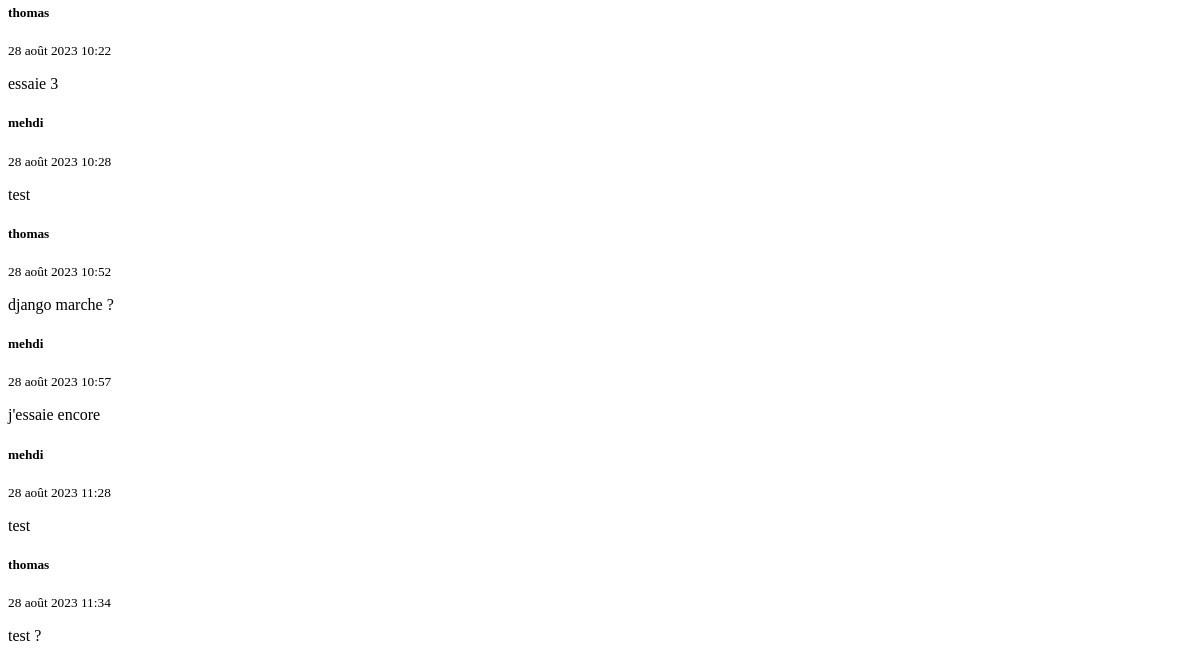
The page /getNewMessages (lower part) on the database as committed earlier.
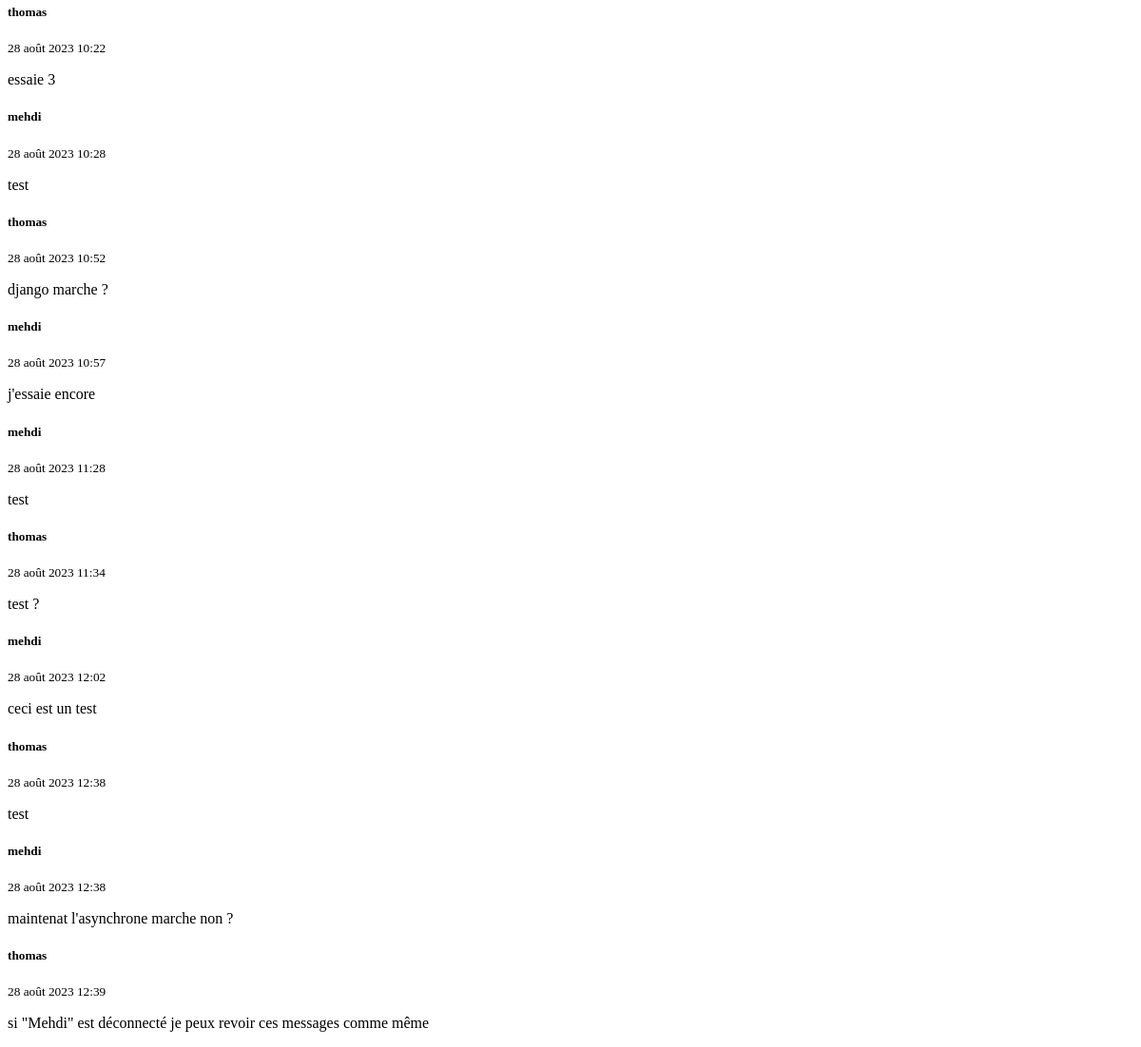
The same page on the database as committed later.
### main/models.py (models this page shows, shortened)
class ChatMessage(models.Model):
    username=models.CharField(max_length=150)
    message=models.CharField(max_length=500)
    dateMessage=models.DateTimeField(auto_now=False, auto_now_add=True)

### main/views.py (the view)
# urls.py: path('getNewMessages',views.getNewMessage,name="getNewMessage"),
def getNewMessage(request):
	messages=ChatMessage.objects.all()#filter(dateMessage__gt=request.GET.get("dateMessage"))
	print("rafraichissement demande !!!")
	return render(request,template_name="partials/messageList.html",context={"messages":messages})

### main/templates/partials/messageList.html (shortened to what this page needs)
<div class="scroll-area-sm">
    <div class="list-group" id="groupMessage">
        {% for message in messages %}
        <a class="list-group-item list-group-item-action " aria-current="true">
            <div class="d-flex w-100 h-25 d-inline-block justify-content-between">
              <h5 class="mb-1">{{message.username}}</h5>
              <small>{{message.dateMessage}}</small>
            </div>
            <p class="mb-1">{{message.message}}</p>
        </a>
        {% endfor %}
    </div>
    </div>

Rows that differ between the two databases and show on the page:
added ChatMessage: username "mehdi", dateMessage "28 août 2023 12:02", message "ceci est un test"
added ChatMessage: username "thomas", dateMessage "28 août 2023 12:38", message "test"
added ChatMessage: username "mehdi", dateMessage "28 août 2023 12:38", message "maintenat l'asynchrone marche non ?"
added ChatMessage: username "thomas", dateMessage "28 août 2023 12:39", message "si \"Mehdi\" est déconnecté je peux revoir ces messages comme même"
